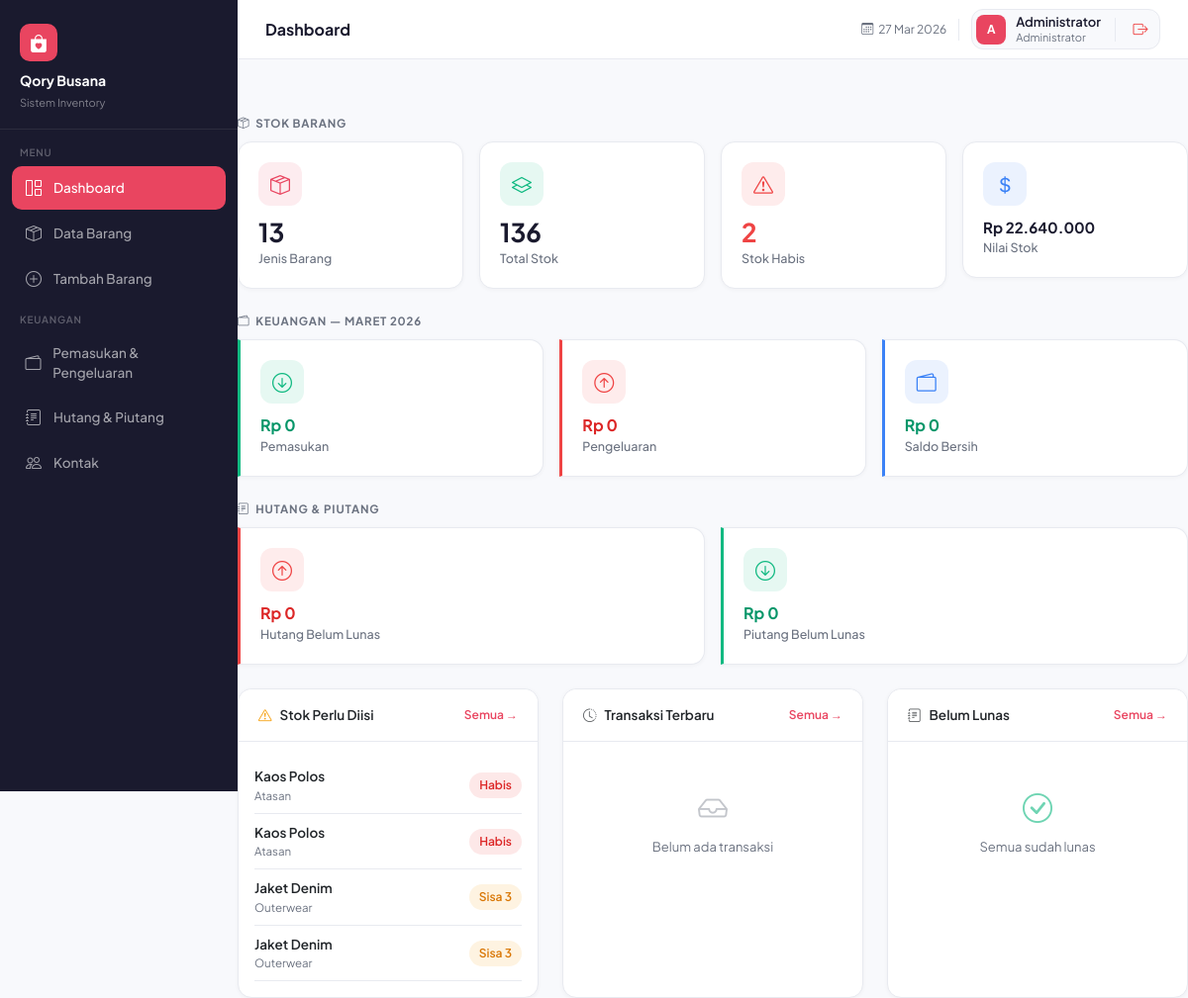
/index.php (signed in), run on the app's committed database.
### tables this page shows
CREATE TABLE `barang` (
  `id_barang` int(11) NOT NULL,
  `nama_barang` varchar(100) DEFAULT NULL,
  `kategori` varchar(100) DEFAULT NULL,
  `harga` int(11) DEFAULT NULL,
  `stok` int(11) DEFAULT NULL
);

### index.php (the view, shortened to what this page needs)
<?php
include "koneksi.php";
include "layout_top.php";
$bln = (int)date('m');
$thn = (int)date('Y');
$nama_bulan = ['','Januari','Februari','Maret','April','Mei','Juni',
               'Juli','Agustus','September','Oktober','November','Desember'];
$total_jenis  = mysqli_fetch_row(mysqli_query($conn, "SELECT COUNT(*) FROM barang"))[0];
$total_stok   = mysqli_fetch_row(mysqli_query($conn, "SELECT COALESCE(SUM(stok),0) FROM barang"))[0];
$stok_habis   = mysqli_fetch_row(mysqli_query($conn, "SELECT COUNT(*) FROM barang WHERE stok=0"))[0];
$nilai_stok   = mysqli_fetch_row(mysqli_query($conn, "SELECT COALESCE(SUM(harga*stok),0) FROM barang"))[0];
$pemasukan   = mysqli_fetch_row(mysqli_query($conn,
    "SELECT COALESCE(SUM(jumlah),0) FROM keuangan
     WHERE jenis='pemasukan' AND MONTH(tanggal)=$bln AND YEAR(tanggal)=$thn"))[0];
$pengeluaran = mysqli_fetch_row(mysqli_query($conn,
    "SELECT COALESCE(SUM(jumlah),0) FROM keuangan
     WHERE jenis='pengeluaran' AND MONTH(tanggal)=$bln AND YEAR(tanggal)=$thn"))[0];
$saldo_bulan = $pemasukan - $pengeluaran;
$total_hutang  = mysqli_fetch_row(mysqli_query($conn,
    "SELECT COALESCE(SUM(total_tagihan-total_bayar),0) FROM transaksi_hutang
     WHERE jenis='hutang' AND status!='lunas'"))[0];
$total_piutang = mysqli_fetch_row(mysqli_query($conn,
    "SELECT COALESCE(SUM(total_tagihan-total_bayar),0) FROM transaksi_hutang
     WHERE jenis='piutang' AND status!='lunas'"))[0];
$stok_alert   = mysqli_query($conn, "SELECT * FROM barang WHERE stok<=5 ORDER BY stok ASC LIMIT 5");
$trx_terbaru  = mysqli_query($conn,
    "SELECT * FROM keuangan ORDER BY tanggal DESC, id_keuangan DESC LIMIT 6");
$hutang_alert = mysqli_query($conn,
    "SELECT t.*, k.nama FROM transaksi_hutang t
     JOIN kontak k ON t.id_kontak=k.id_kontak
     WHERE t.status!='lunas' ORDER BY t.tanggal_transaksi ASC LIMIT 5");
?>
<div style="font-size:11.5px;font-weight:700;text-transform:uppercase;letter-spacing:.07em;
            color:var(--text-muted);margin-bottom:10px;display:flex;align-items:center;gap:6px;">
    <i class="bi bi-box-seam"></i> Stok Barang
</div>
<div class="row g-3 mb-4">
    <div class="col-6 col-md-3">
        <div class="stat-card">
            <div class="stat-icon" style="background:rgba(233,69,96,.1);color:var(--accent);"><i class="bi bi-box-seam"></i></div>
            <div class="stat-value"><?php echo $total_jenis; ?></div>
            <div class="stat-label">Jenis Barang</div>
        </div>
    </div>
    <div class="col-6 col-md-3">
        <div class="stat-card">
            <div class="stat-icon" style="background:rgba(16,185,129,.1);color:#10b981;"><i class="bi bi-layers"></i></div>
            <div class="stat-value"><?php echo number_format($total_stok); ?></div>
            <div class="stat-label">Total Stok</div>
        </div>
    </div>
    <div class="col-6 col-md-3">
        <div class="stat-card">
            <div class="stat-icon" style="background:rgba(239,68,68,.1);color:#ef4444;"><i class="bi bi-exclamation-triangle"></i></div>
            <div class="stat-value" style="color:#ef4444;"><?php echo $stok_habis; ?></div>
            <div class="stat-label">Stok Habis</div>
        </div>
    </div>
    <div class="col-6 col-md-3">
        <div class="stat-card">
            <div class="stat-icon" style="background:rgba(59,130,246,.1);color:#3b82f6;"><i class="bi bi-currency-dollar"></i></div>
            <div class="stat-value" style="font-size:15px;">Rp <?php echo number_format($nilai_stok,0,',','.'); ?></div>
            <div class="stat-label">Nilai Stok</div>
        </div>
    </div>
</div>
<div style="font-size:11.5px;font-weight:700;text-transform:uppercase;letter-spacing:.07em;
            color:var(--text-muted);margin-bottom:10px;display:flex;align-items:center;gap:6px;">
    <i class="bi bi-wallet2"></i> Keuangan — <?php echo $nama_bulan[$bln].' '.$thn; ?>
</div>
<div class="row g-3 mb-4">
    <div class="col-6 col-md-4">
        <div class="stat-card" style="border-left:3px solid #10b981;border-radius:0 14px 14px 0;">
            <div class="stat-icon" style="background:rgba(16,185,129,.1);color:#10b981;"><i class="bi bi-arrow-down-circle"></i></div>
            <div class="stat-value" style="font-size:16px;color:#059669;">Rp <?php echo number_format($pemasukan,0,',','.'); ?></div>
            <div class="stat-label">Pemasukan</div>
        </div>
    </div>
    <div class="col-6 col-md-4">
        <div class="stat-card" style="border-left:3px solid #ef4444;border-radius:0 14px 14px 0;">
            <div class="stat-icon" style="background:rgba(239,68,68,.1);color:#ef4444;"><i class="bi bi-arrow-up-circle"></i></div>
            <div class="stat-value" style="font-size:16px;color:#dc2626;">Rp <?php echo number_format($pengeluaran,0,',','.'); ?></div>
            <div class="stat-label">Pengeluaran</div>
        </div>
    </div>
    <div class="col-12 col-md-4">
        <div class="stat-card" style="border-left:3px solid #3b82f6;border-radius:0 14px 14px 0;">
            <div class="stat-icon" style="background:rgba(59,130,246,.1);color:#3b82f6;"><i class="bi bi-wallet2"></i></div>
            <div class="stat-value" style="font-size:16px;color:<?php echo $saldo_bulan>=0?'#059669':'#dc2626'; ?>;">
                <?php echo $saldo_bulan<0?'-':''; ?>Rp <?php echo number_format(abs($saldo_bulan),0,',','.'); ?>
            </div>
            <div class="stat-label">Saldo Bersih</div>
        </div>
    </div>
</div>
<div style="font-size:11.5px;font-weight:700;text-transform:uppercase;letter-spacing:.07em;
            color:var(--text-muted);margin-bottom:10px;display:flex;align-items:center;gap:6px;">
    <i class="bi bi-journal-text"></i> Hutang &amp; Piutang
</div>
<div class="row g-3 mb-4">
    <div class="col-6">
        <div class="stat-card" style="border-left:3px solid #ef4444;border-radius:0 14px 14px 0;">
            <div class="stat-icon" style="background:rgba(239,68,68,.1);color:#ef4444;"><i class="bi bi-arrow-up-circle"></i></div>
            <div class="stat-value" style="font-size:16px;color:#dc2626;">Rp <?php echo number_format($total_hutang,0,',','.'); ?></div>
            <div class="stat-label">Hutang Belum Lunas</div>
        </div>
    </div>
    <div class="col-6">
        <div class="stat-card" style="border-left:3px solid #10b981;border-radius:0 14px 14px 0;">
            <div class="stat-icon" style="background:rgba(16,185,129,.1);color:#10b981;"><i class="bi bi-arrow-down-circle"></i></div>
            <div class="stat-value" style="font-size:16px;color:#059669;">Rp <?php echo number_format($total_piutang,0,',','.'); ?></div>
            <div class="stat-label">Piutang Belum Lunas</div>
        </div>
    </div>
</div>
<div class="row g-4">
    <div class="col-12 col-lg-4">
        <div class="card h-100">
            <div class="card-header d-flex align-items-center justify-content-between">
                <span style="font-weight:600;font-size:13.5px;">
                    <i class="bi bi-exclamation-triangle me-2" style="color:#f59e0b;"></i>Stok Perlu Diisi
                </span>
                <a href="barang.php" style="font-size:12px;color:var(--accent);text-decoration:none;font-weight:600;">Semua →</a>
            </div>
            <div class="card-body p-3">
                <?php if (mysqli_num_rows($stok_alert) > 0):
                    while ($s = mysqli_fetch_assoc($stok_alert)): ?>
                <div style="display:flex;align-items:center;justify-content:space-between;padding:9px 0;border-bottom:1px solid var(--border);">
                    <div>
                        <div style="font-size:13.5px;font-weight:600;"><?php echo htmlspecialchars($s['nama_barang']); ?></div>
                        <div style="font-size:11.5px;color:var(--text-muted);"><?php echo htmlspecialchars($s['kategori']); ?></div>
                    </div>
                    <?php if ($s['stok']==0): ?>
                        <span class="badge-stok empty">Habis</span>
                    <?php else: ?>
                        <span class="badge-stok low">Sisa <?php echo $s['stok']; ?></span>
                    <?php endif; ?>
                </div>
                <?php endwhile; endif; ?>
            </div>
        </div>
    </div>
    <div class="col-12 col-lg-4">
        <div class="card h-100">
            <div class="card-header d-flex align-items-center justify-content-between">
                <span style="font-weight:600;font-size:13.5px;">
                    <i class="bi bi-clock-history me-2 text-muted"></i>Transaksi Terbaru
                </span>
                <a href="keuangan.php" style="font-size:12px;color:var(--accent);text-decoration:none;font-weight:600;">Semua →</a>
            </div>
            <div class="card-body p-3">
                <?php if (mysqli_num_rows($trx_terbaru) > 0):
                    while ($t = mysqli_fetch_assoc($trx_terbaru)): ?>
                <div style="display:flex;align-items:center;justify-content:space-between;padding:9px 0;border-bottom:1px solid var(--border);">
                    <div style="display:flex;align-items:center;gap:10px;">
                        <div style="width:32px;height:32px;border-radius:8px;flex-shrink:0;display:flex;align-items:center;justify-content:center;font-size:14px;
                             background:<?php echo $t['jenis']==='pemasukan'?'rgba(16,185,129,.1)':'rgba(239,68,68,.1)';?>;
                             color:<?php echo $t['jenis']==='pemasukan'?'#059669':'#dc2626';?>;">
                            <i class="bi bi-arrow-<?php echo $t['jenis']==='pemasukan'?'down':'up';?>"></i>
                        </div>
                        <div>
                            <div style="font-size:13px;font-weight:600;"><?php echo htmlspecialchars($t['kategori']); ?></div>
                            <div style="font-size:11.5px;color:var(--text-muted);"><?php echo date('d M', strtotime($t['tanggal'])); ?></div>
                        </div>
                    </div>
                    <div style="font-weight:700;font-size:13px;color:<?php echo $t['jenis']==='pemasukan'?'#059669':'#dc2626';?>;">
                        <?php echo $t['jenis']==='pemasukan'?'+':'-'; ?>Rp <?php echo number_format($t['jumlah'],0,',','.'); ?>
                    </div>
                </div>
                <?php endwhile; else: ?>
                <div style="text-align:center;padding:28px 0;color:var(--text-muted);font-size:13px;">
                    <i class="bi bi-inbox" style="font-size:30px;display:block;margin-bottom:8px;opacity:.4;"></i>
                    Belum ada transaksi
                </div>
                <?php endif; ?>
            </div>
        </div>
    </div>
    <div class="col-12 col-lg-4">
        <div class="card h-100">
            <div class="card-header d-flex align-items-center justify-content-between">
                <span style="font-weight:600;font-size:13.5px;">
                    <i class="bi bi-journal-text me-2 text-muted"></i>Belum Lunas
                </span>
                <a href="hutang.php" style="font-size:12px;color:var(--accent);text-decoration:none;font-weight:600;">Semua →</a>
            </div>
            <div class="card-body p-3">
                <?php if (mysqli_num_rows($hutang_alert) > 0):
                    while ($h = mysqli_fetch_assoc($hutang_alert)):
                        $sisa = $h['total_tagihan'] - $h['total_bayar']; ?>
                <div style="display:flex;align-items:center;justify-content:space-between;padding:9px 0;border-bottom:1px solid var(--border);">
                    <div>
                        <div style="display:flex;align-items:center;gap:5px;">
                            <span style="font-size:13px;font-weight:600;"><?php echo htmlspecialchars($h['nama']); ?></span>
                            <span style="padding:1px 7px;border-radius:10px;font-size:11px;font-weight:600;
                                  background:<?php echo $h['jenis']==='hutang'?'rgba(239,68,68,.1)':'rgba(16,185,129,.1)';?>;
                                  color:<?php echo $h['jenis']==='hutang'?'#dc2626':'#059669';?>;">
                                <?php echo $h['jenis']==='hutang'?'Hutang':'Piutang'; ?>
                            </span>
                        </div>
                        <div style="font-size:11.5px;color:var(--text-muted);"><?php echo date('d M Y', strtotime($h['tanggal_transaksi'])); ?></div>
                    </div>
                    <div style="text-align:right;">
                        <div style="font-weight:700;font-size:13px;color:#dc2626;">Rp <?php echo number_format($sisa,0,',','.'); ?></div>
                        <div style="font-size:11px;color:var(--text-muted);">sisa</div>
                    </div>
                </div>
                <?php endwhile; else: ?>
                <div style="text-align:center;padding:28px 0;color:var(--text-muted);font-size:13px;">
                    <i class="bi bi-check-circle" style="font-size:30px;display:block;margin-bottom:8px;color:#10b981;opacity:.6;"></i>
                    Semua sudah lunas
                </div>
                <?php endif; ?>
            </div>
        </div>
    </div>
</div>
<?php include "layout_bottom.php"; ?>

### layout_top.php (style rules this page uses)
:root { --primary: #1a1a2e; --primary-light: #16213e; --accent: #e94560; --accent-soft: rgba(233,69,96,0.10); --surface: #ffffff; --surface-2: #f8f9fc; --border: #e8eaf0; --text-main: #1a1a2e; --text-muted: #6b7280; --success: #10b981; --warning: #f59e0b; --danger: #ef4444; --sidebar-w: 240px; }
* { box-sizing: border-box; }
body { font-family: 'Plus Jakarta Sans', sans-serif; background: var(--surface-2); color: var(--text-main); margin: 0; }
.card { border: 1px solid var(--border); border-radius: 14px; box-shadow: 0 1px 4px rgba(0,0,0,.04); }
.card-header { background: var(--surface); border-bottom: 1px solid var(--border); border-radius: 14px 14px 0 0 !important; padding: 16px 20px; font-weight: 600; font-size: 14px; }
.stat-card { background: var(--surface); border: 1px solid var(--border); border-radius: 14px; padding: 20px; box-shadow: 0 1px 4px rgba(0,0,0,.04); transition: transform .2s, box-shadow .2s; }
.stat-card .stat-icon { width: 44px; height: 44px; border-radius: 12px; display: flex; align-items: center; justify-content: center; font-size: 20px; margin-bottom: 14px; }
.stat-card .stat-value { font-size: 26px; font-weight: 700; line-height: 1; margin-bottom: 4px; }
.stat-card .stat-label { font-size: 12.5px; color: var(--text-muted); font-weight: 500; }
.badge-stok { padding: 4px 10px; border-radius: 20px; font-size: 12px; font-weight: 600; }
.badge-stok.low { background: rgba(245,158,11,.12); color: #d97706; }
.badge-stok.empty { background: rgba(239,68,68,.12); color: #dc2626; }

### data on the page
barang: nama_barang "Kaos Polos", kategori "Atasan", stok "Habis"
barang: nama_barang "Kaos Polos", kategori "Atasan", stok "Habis"
barang: nama_barang "Jaket Denim", kategori "Outerwear", stok "3"
barang: nama_barang "Jaket Denim", kategori "Outerwear", stok "3"

### other printed values
$pageTitle "Dashboard"
substr($_SESSION['user_nama'] ?? 'A', 0, 1) "A"
$_SESSION['user_nama'] "Administrator"
$total_jenis "13"
$total_stok "136"
$stok_habis "2"
$nilai_stok "22.640.000"
$pemasukan "0"
$pengeluaran "0"
abs($saldo_bulan) "0"
$total_hutang "0"
$total_piutang "0"
